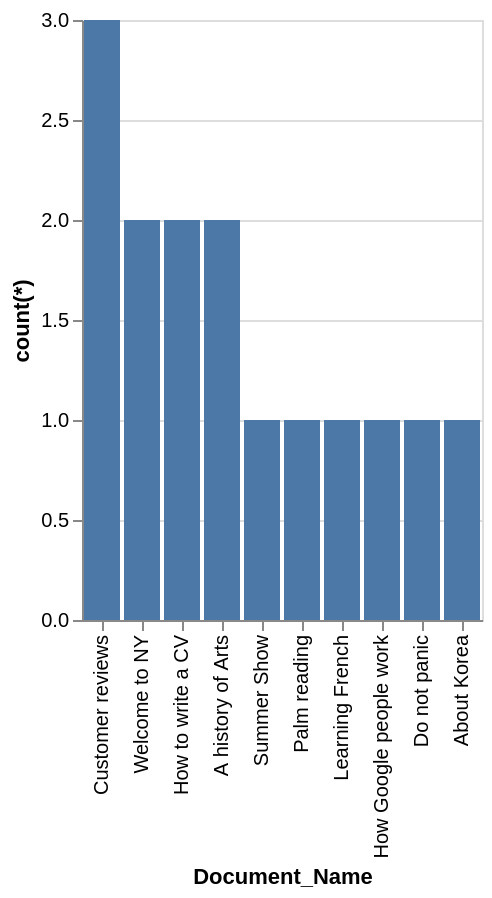

Here is the Vega-Lite specification saved for this chart:
### Vega-Lite specification from a JSON file in a GitHub repository (floating-point values rounded to 4 significant figures)
{"data": {"values": [{"x_data": "Customer reviews", "y_data": 3}, {"x_data": "Welcome to NY", "y_data": 2}, {"x_data": "How to write a CV", "y_data": 2}, {"x_data": "A history of Arts", "y_data": 2}, {"x_data": "Summer Show", "y_data": 1}, {"x_data": "Palm reading", "y_data": 1}, {"x_data": "Learning French", "y_data": 1}, {"x_data": "How Google people work", "y_data": 1}, {"x_data": "Do not panic", "y_data": 1}, {"x_data": "About Korea", "y_data": 1}]}, "mark": "bar", "encoding": {"x": {"field": "x_data", "type": "nominal", "title": "Document_Name", "sort": {"op": "sum", "field": "y_data", "order": "descending"}}, "y": {"field": "y_data", "type": "quantitative", "title": "count(*)"}}}
